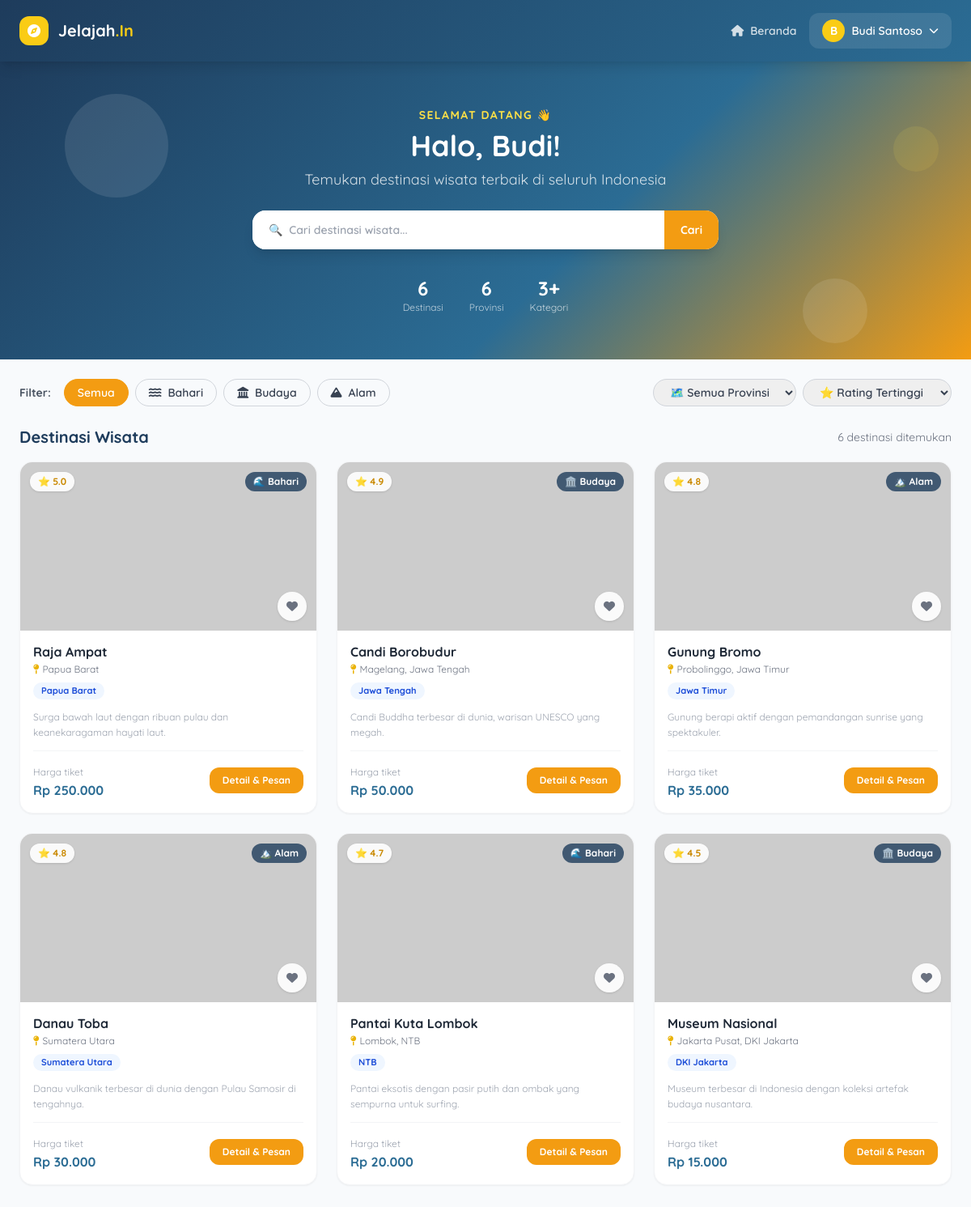
Screenshot of /dashboard_user.php (signed in) with the database file from the repository.
### tables this page shows
CREATE TABLE `destinasi` (
  `id`          INT(11)        NOT NULL AUTO_INCREMENT,
  `nama`        VARCHAR(200)   NOT NULL,
  `lokasi`      VARCHAR(200)   NOT NULL,
  `provinsi`    VARCHAR(100)   DEFAULT NULL,
  `deskripsi`   TEXT           DEFAULT NULL,
  `harga`       DECIMAL(12,0)  NOT NULL DEFAULT 0,
  `rating`      DECIMAL(3,1)   NOT NULL DEFAULT 0.0,
  `imgUrl`      VARCHAR(500)   DEFAULT NULL,
  `bps_id`      VARCHAR(50)    DEFAULT NULL COMMENT 'ID dari BPS API',
  `kategori`    VARCHAR(100)   DEFAULT NULL,
  `created_at`  TIMESTAMP      NOT NULL DEFAULT CURRENT_TIMESTAMP,
  `updated_at`  TIMESTAMP      NOT NULL DEFAULT CURRENT_TIMESTAMP ON UPDATE CURRENT_TIMESTAMP,
  PRIMARY KEY (`id`),
  KEY `idx_provinsi` (`provinsi`),
  KEY `idx_bps_id` (`bps_id`)
);

### dashboard_user.php (the view, shortened to what this page needs)
<?php
require 'server/koneksi.php';
$result   = mysqli_query($koneksi, "SELECT * FROM destinasi ORDER BY rating DESC");
$destinasi = [];
while ($row = mysqli_fetch_assoc($result)) {
    $destinasi[] = $row;
}
$provinsiList = array_unique(array_filter(array_column($destinasi, 'provinsi')));
sort($provinsiList);
?>
<!DOCTYPE html>
<html lang="id">
<head>
    <script src="https://cdn.tailwindcss.com"></script>
    <link rel="stylesheet" href="https://cdnjs.cloudflare.com/ajax/libs/font-awesome/6.4.0/css/all.min.css">
</head>
<body>
<nav class="navbar text-white px-6 py-4 flex justify-between items-center sticky top-0 z-50 shadow-lg">
    <div class="flex items-center gap-3">
        <div class="w-9 h-9 bg-yellow-400 rounded-xl flex items-center justify-center">
            <i class="fas fa-compass text-white"></i>
        </div>
        <span class="font-bold text-xl">Jelajah<span class="text-yellow-400">.In</span></span>
    </div>
    <div class="flex items-center gap-4">
        <a href="index.php" class="text-white/80 hover:text-white text-sm font-semibold transition hidden sm:block">
            <i class="fas fa-home mr-1"></i> Beranda
        </a>
        <div class="relative group">
            <button class="flex items-center gap-2 bg-white/10 hover:bg-white/20 px-4 py-2 rounded-xl transition">
                <div class="w-7 h-7 bg-yellow-400 rounded-full flex items-center justify-center font-bold text-sm text-white">
                    <?= strtoupper(substr($_SESSION['nama'], 0, 1)) ?>
                </div>
                <span class="text-sm font-semibold hidden sm:block"><?= htmlspecialchars($_SESSION['nama']) ?></span>
                <i class="fas fa-chevron-down text-xs"></i>
            </button>
        </div>
    </div>
</nav>
<div class="hero-user text-white py-14 px-6 text-center relative overflow-hidden">
    <div class="absolute inset-0 opacity-10">
        <div class="absolute top-10 left-20 w-32 h-32 bg-white rounded-full"></div>
        <div class="absolute bottom-5 right-32 w-20 h-20 bg-white rounded-full"></div>
        <div class="absolute top-20 right-10 w-14 h-14 bg-yellow-300 rounded-full"></div>
    </div>
    <div class="relative z-10 max-w-2xl mx-auto">
        <p class="text-yellow-300 font-bold text-sm mb-2 tracking-widest uppercase">Selamat Datang 👋</p>
        <h1 class="text-3xl md:text-4xl font-bold mb-2">Halo, <?= htmlspecialchars(explode(' ', $_SESSION['nama'])[0]) ?>!</h1>
        <p class="text-white/80 text-lg mb-6">Temukan destinasi wisata terbaik di seluruh Indonesia</p>
        <div class="flex items-center bg-white rounded-2xl shadow-lg overflow-hidden max-w-xl mx-auto">
            <input type="text" id="searchInput" oninput="filterDest()" placeholder="🔍  Cari destinasi wisata..."
                class="flex-1 px-5 py-3.5 text-gray-700 text-sm outline-none font-semibold">
            <button class="bg-[#f39c12] hover:bg-[#e67e22] text-white px-5 py-3.5 font-bold text-sm transition">
                Cari
            </button>
        </div>
        <div class="flex justify-center gap-8 mt-8">
            <div class="text-center">
                <p class="text-2xl font-bold"><?= count($destinasi) ?></p>
                <p class="text-white/70 text-xs">Destinasi</p>
            </div>
            <div class="text-center">
                <p class="text-2xl font-bold"><?= count($provinsiList) ?></p>
                <p class="text-white/70 text-xs">Provinsi</p>
            </div>
            <div class="text-center">
                <p class="text-2xl font-bold"><?= count(array_unique(array_filter(array_column($destinasi,'kategori')))) ?>+</p>
                <p class="text-white/70 text-xs">Kategori</p>
            </div>
        </div>
    </div>
</div>
<div class="max-w-7xl mx-auto px-6 py-6">
    <div class="flex flex-wrap gap-2 items-center">
        <span class="text-sm font-bold text-gray-600 mr-2">Filter:</span>
        <button class="filter-btn active border border-gray-300 px-4 py-1.5 rounded-full text-sm font-semibold text-gray-700" onclick="filterByKategori(this,'')">
            Semua
        </button>
        <?php
        $kategoris = array_unique(array_filter(array_column($destinasi, 'kategori')));
        $icons = ['Alam'=>'fa-mountain','Budaya'=>'fa-landmark','Bahari'=>'fa-water','Religi'=>'fa-mosque','Kuliner'=>'fa-utensils','Hiburan'=>'fa-star'];
        foreach($kategoris as $kat): ?>
        <button class="filter-btn border border-gray-300 px-4 py-1.5 rounded-full text-sm font-semibold text-gray-700" onclick="filterByKategori(this,'<?= htmlspecialchars($kat) ?>')">
            <i class="fas <?= $icons[$kat] ?? 'fa-tag' ?> mr-1"></i> <?= htmlspecialchars($kat) ?>
        </button>
        <?php endforeach; ?>
        <select onchange="filterByProvinsi(this.value)" class="ml-auto border border-gray-300 rounded-full px-4 py-1.5 text-sm font-semibold text-gray-700 focus:outline-none focus:border-yellow-400">
            <option value="">🗺️ Semua Provinsi</option>
        </select>
        <select onchange="sortDest(this.value)" class="border border-gray-300 rounded-full px-4 py-1.5 text-sm font-semibold text-gray-700 focus:outline-none focus:border-yellow-400">
            <option value="rating">⭐ Rating Tertinggi</option>
        </select>
    </div>
</div>
<div class="max-w-7xl mx-auto px-6 pb-12">
    <div class="flex justify-between items-center mb-4">
        <h2 class="text-xl font-bold text-[#1e3c5c]">Destinasi Wisata</h2>
        <span class="text-sm text-gray-500" id="dest-count"><?= count($destinasi) ?> destinasi ditemukan</span>
    </div>
    <div class="grid grid-cols-1 sm:grid-cols-2 lg:grid-cols-3 xl:grid-cols-4 gap-6" id="dest-grid">
        <?php foreach($destinasi as $d):
            $katIcons = ['Alam'=>'🏔️','Budaya'=>'🏛️','Bahari'=>'🌊','Religi'=>'🕌','Kuliner'=>'🍜','Hiburan'=>'🎡'];
            $katEmoji = $katIcons[$d['kategori'] ?? ''] ?? '📍';
        ?>
        <div class="bg-white rounded-2xl shadow-sm overflow-hidden card-dest border border-gray-100"
             data-nama="<?= strtolower(htmlspecialchars($d['nama'])) ?>"
             data-kategori="<?= htmlspecialchars($d['kategori'] ?? '') ?>"
             data-provinsi="<?= htmlspecialchars($d['provinsi'] ?? '') ?>"
             data-rating="<?= $d['rating'] ?>"
             data-harga="<?= $d['harga'] ?>">
            <div class="relative overflow-hidden h-52">
                <img src="<?= htmlspecialchars($d['imgUrl'] ?? '') ?>"
                     class="w-full h-full img-cover transition-transform duration-500 hover:scale-110"
                     onerror="this.src='https://placehold.co/400x200?text=🏝️+No+Image'">
                <div class="absolute top-3 left-3 bg-white/90 backdrop-blur-sm px-2.5 py-1 rounded-full text-xs font-bold text-yellow-600 shadow">
                    ⭐ <?= number_format($d['rating'], 1) ?>
                </div>
                <?php if($d['kategori']): ?>
                <div class="absolute top-3 right-3 bg-[#1e3c5c]/80 backdrop-blur-sm px-2.5 py-1 rounded-full text-xs font-bold text-white">
                    <?= $katEmoji ?> <?= htmlspecialchars($d['kategori']) ?>
                </div>
                <?php endif; ?>
                <button onclick="toggleWishlist(this, <?= $d['id'] ?>, '<?= addslashes($d['nama']) ?>')"
                        class="wishlist-btn absolute bottom-3 right-3 w-9 h-9 bg-white/90 rounded-full flex items-center justify-center shadow hover:bg-red-500 hover:text-white transition text-gray-500">
                    <i class="fas fa-heart text-sm"></i>
                </button>
            </div>
            <div class="p-4">
                <h3 class="font-bold text-gray-800 text-base leading-tight mb-1 line-clamp-1"><?= htmlspecialchars($d['nama']) ?></h3>
                <p class="text-gray-500 text-xs mb-1 flex items-center gap-1">
                    <i class="fas fa-map-pin text-yellow-500"></i>
                    <span class="truncate"><?= htmlspecialchars($d['lokasi']) ?></span>
                </p>
                <?php if($d['provinsi']): ?>
                <span class="badge bg-blue-50 text-blue-700 mb-2"><?= htmlspecialchars($d['provinsi']) ?></span>
                <?php endif; ?>
                <?php if($d['deskripsi']): ?>
                <p class="text-gray-400 text-xs leading-relaxed mt-1 line-clamp-2"><?= htmlspecialchars($d['deskripsi']) ?></p>
                <?php endif; ?>
                <div class="flex justify-between items-center mt-3 pt-3 border-t border-gray-100">
                    <div>
                        <span class="text-xs text-gray-400">Harga tiket</span>
                        <p class="font-bold text-[#2b6c94] text-base">Rp <?= number_format($d['harga'],0,',','.') ?></p>
                    </div>
                    <button onclick='openDetailModal(<?= json_encode($d) ?>)'
                            class="bg-[#f39c12] hover:bg-[#e67e22] text-white px-4 py-2 rounded-xl text-xs font-bold transition">
                        Detail & Pesan
                    </button>
                </div>
            </div>
        </div>
        <?php endforeach; ?>
    </div>
</div>
</body>
</html>

### dashboard_user.php (style rules this page uses)
body { font-family: 'Quicksand', sans-serif; background: #f8fafc; }
.navbar { background: linear-gradient(135deg, #1e3c5c 0%, #2b6c94 100%); }
.hero-user { background: linear-gradient(135deg, #1e3c5c 0%, #2b6c94 60%, #f39c12 100%); }
.card-dest { transition: all 0.3s cubic-bezier(0.175,0.885,0.32,1.275); }
.badge { display: inline-flex; align-items: center; border-radius: 999px; font-size: 0.7rem; font-weight: 700; padding: 2px 10px; }
.img-cover { object-fit: cover; }
.filter-btn { transition: all 0.2s; }
.filter-btn.active { background: #f39c12; color: white; border-color: #f39c12; }

### rows the page displays
destinasi: rating "5.0", kategori "🌊", kategori "Bahari", nama "Raja Ampat", lokasi "Papua Barat", provinsi "Papua Barat", deskripsi "Surga bawah laut dengan ribuan pulau dan keanekaragaman hayati laut.", harga "250.000"
destinasi: rating "4.9", kategori "🏛️", kategori "Budaya", nama "Candi Borobudur", lokasi "Magelang, Jawa Tengah", provinsi "Jawa Tengah", deskripsi "Candi Buddha terbesar di dunia, warisan UNESCO yang megah.", harga "50.000"
destinasi: rating "4.8", kategori "🏔️", kategori "Alam", nama "Gunung Bromo", lokasi "Probolinggo, Jawa Timur", provinsi "Jawa Timur", deskripsi "Gunung berapi aktif dengan pemandangan sunrise yang spektakuler.", harga "35.000"
destinasi: rating "4.8", kategori "🏔️", kategori "Alam", nama "Danau Toba", lokasi "Sumatera Utara", provinsi "Sumatera Utara", deskripsi "Danau vulkanik terbesar di dunia dengan Pulau Samosir di tengahnya.", harga "30.000"
destinasi: rating "4.7", kategori "🌊", kategori "Bahari", nama "Pantai Kuta Lombok", lokasi "Lombok, NTB", provinsi "NTB", deskripsi "Pantai eksotis dengan pasir putih dan ombak yang sempurna untuk surfing.", harga "20.000"
destinasi: rating "4.5", kategori "🏛️", kategori "Budaya", nama "Museum Nasional", lokasi "Jakarta Pusat, DKI Jakarta", provinsi "DKI Jakarta", deskripsi "Museum terbesar di Indonesia dengan koleksi artefak budaya nusantara.", harga "15.000"

### other values shown
substr($_SESSION['nama'], 0, 1) "B"
$_SESSION['nama'] "Budi Santoso"
explode(' ', $_SESSION['nama'])[0] "Budi"
count($destinasi) "6"
count($provinsiList) "6"
count(array_unique(array_filter(array_column($destinasi,'kategori')))) "3"
$kat "Bahari"
$kat "Budaya"
$kat "Alam"
